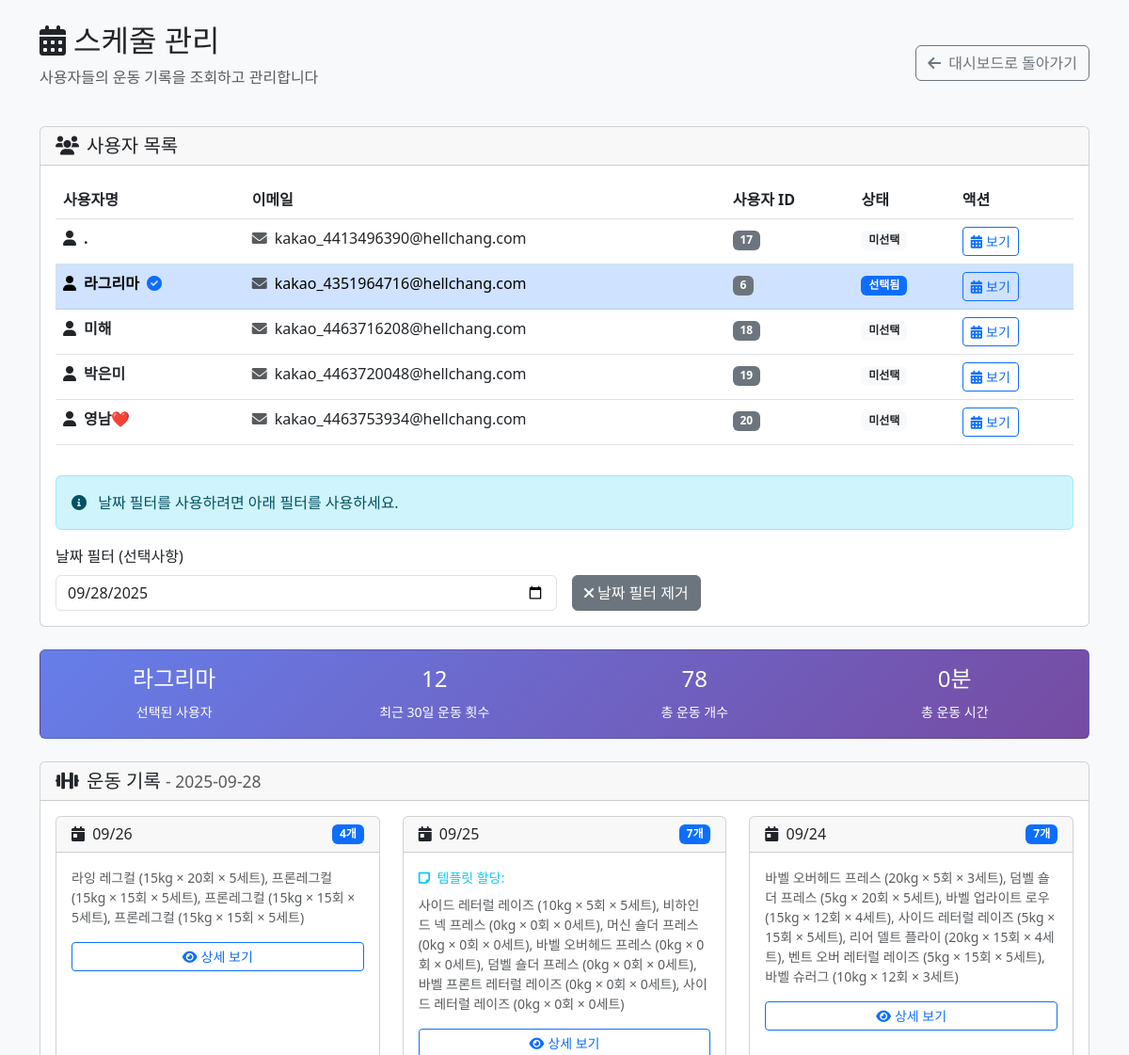
The app's page /admin/schedule_management.php?user_id=6 (signed in, upper part), older data.
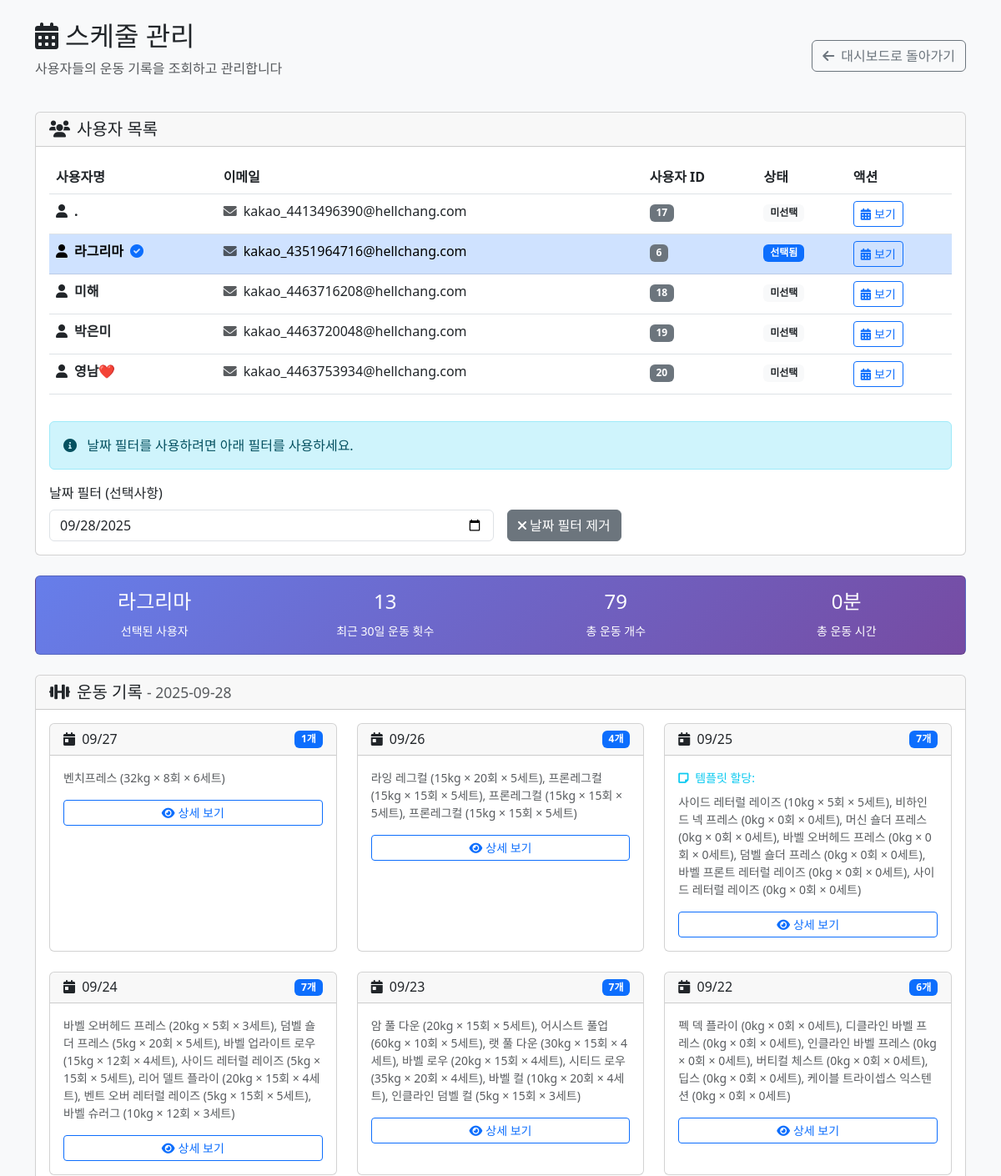
The same page, newer data.
### tables this page shows
CREATE TABLE IF NOT EXISTS `users` (
  `id` int(11) NOT NULL AUTO_INCREMENT,
  `kakao_id` bigint(20) DEFAULT NULL,
  `username` varchar(100) NOT NULL,
  `email` varchar(255) DEFAULT NULL,
  `profile_image` varchar(500) DEFAULT NULL,
  `created_at` timestamp NULL DEFAULT current_timestamp(),
  `updated_at` timestamp NULL DEFAULT current_timestamp() ON UPDATE current_timestamp(),
  `is_active` tinyint(1) NOT NULL DEFAULT 1,
  `password` varchar(255) DEFAULT NULL,
  PRIMARY KEY (`id`) USING BTREE,
  UNIQUE KEY `email` (`email`) USING BTREE,
  UNIQUE KEY `kakao_id` (`kakao_id`) USING BTREE,
  KEY `idx_users_kakao_id` (`kakao_id`) USING BTREE
);

CREATE TABLE IF NOT EXISTS `m_workout_session` (
  `session_id` bigint(20) NOT NULL AUTO_INCREMENT,
  `user_id` bigint(20) NOT NULL,
  `workout_date` date NOT NULL,
  `note` varchar(255) DEFAULT NULL,
  `duration` decimal(6,2) DEFAULT NULL COMMENT '운동 시간(분)',
  `start_time` datetime DEFAULT NULL COMMENT '운동 시작시간',
  `end_time` datetime DEFAULT NULL COMMENT '운동 종료시간',
  PRIMARY KEY (`session_id`)
);

### admin/schedule_management.php (the view, shortened to what this page needs)
<?php
$pdo = getDB();
$stmt = $pdo->prepare('SELECT id, username, email FROM users WHERE is_active = 1 ORDER BY username ASC');
$stmt->execute();
$users = $stmt->fetchAll(PDO::FETCH_ASSOC);
$selected_user_id = isset($_GET['user_id']) ? (int)$_GET['user_id'] : null;
$selected_date = isset($_GET['date']) ? $_GET['date'] : date('Y-m-d');
$workoutSessions = [];
$selectedUser = null;
if ($selected_user_id) {
    $stmt = $pdo->prepare('SELECT id, username, email FROM users WHERE id = ?');
    $stmt->execute([$selected_user_id]);
    $selectedUser = $stmt->fetch(PDO::FETCH_ASSOC);
    $stmt = $pdo->prepare('
        SELECT
            ws.session_id,
            ws.workout_date,
            ws.note,
            ws.duration,
            ws.start_time,
            ws.end_time,
            COUNT(we.wx_id) as exercise_count,
            GROUP_CONCAT(
                CONCAT(
                    COALESCE(e.name_kr, we.original_exercise_name, "알 수 없음"),
                    " (", CAST(COALESCE(we.weight, 0) AS UNSIGNED), "kg × ", COALESCE(we.reps, 0), "회 × ", COALESCE(we.sets, 0), "세트)"
                )
                ORDER BY we.order_no SEPARATOR ", "
            ) as exercise_summary
        FROM m_workout_session ws
        LEFT JOIN m_workout_exercise we ON ws.session_id = we.session_id
        LEFT JOIN m_exercise e ON we.ex_id = e.ex_id
        WHERE ws.user_id = ?
        AND ws.workout_date >= DATE_SUB(CURDATE(), INTERVAL 30 DAY)
        GROUP BY ws.session_id, ws.workout_date, ws.note, ws.duration, ws.start_time, ws.end_time
        ORDER BY ws.workout_date DESC, ws.session_id DESC
    ');
    $stmt->execute([$selected_user_id]);
    $workoutSessions = $stmt->fetchAll(PDO::FETCH_ASSOC);
}
?>
<!DOCTYPE html>
<html lang="ko">
<head>
    <link href="https://cdn.jsdelivr.net/npm/bootstrap@5.3.0/dist/css/bootstrap.min.css" rel="stylesheet">
    <link href="https://cdnjs.cloudflare.com/ajax/libs/font-awesome/6.0.0/css/all.min.css" rel="stylesheet">
</head>
<body class="bg-light">
    <div class="container mt-4">
        <div class="row mb-4">
            <div class="col">
                <div class="d-flex justify-content-between align-items-center">
                    <div>
                        <h2><i class="fas fa-calendar-alt me-2"></i>스케줄 관리</h2>
                        <p class="text-muted">사용자들의 운동 기록을 조회하고 관리합니다</p>
                    </div>
                    <a href="dashboard.php" class="btn btn-outline-secondary">
                        <i class="fas fa-arrow-left me-2"></i>대시보드로 돌아가기
                    </a>
                </div>
            </div>
        </div>
        <div class="row mb-4">
            <div class="col">
                <div class="card">
                    <div class="card-header">
                        <h5 class="mb-0"><i class="fas fa-users me-2"></i>사용자 목록</h5>
                    </div>
                    <div class="card-body">
                        <div class="table-responsive">
                            <table class="table table-hover">
                                <thead>
                                    <tr>
                                        <th>사용자명</th>
                                        <th>이메일</th>
                                        <th>사용자 ID</th>
                                        <th>상태</th>
                                        <th>액션</th>
                                    </tr>
                                </thead>
                                <tbody>
                                    <?php foreach ($users as $user): ?>
                                    <tr class="<?= $selected_user_id == $user['id'] ? 'table-primary' : '' ?>"
                                        style="cursor: pointer;"
                                        onclick="selectUser(<?= $user['id'] ?>)">
                                        <td>
                                            <div class="d-flex align-items-center">
                                                <i class="fas fa-user me-2"></i>
                                                <strong><?= htmlspecialchars($user['username']) ?></strong>
                                                <?php if ($selected_user_id == $user['id']): ?>
                                                <i class="fas fa-check-circle text-primary ms-2"></i>
                                                <?php endif; ?>
                                            </div>
                                        </td>
                                        <td>
                                            <?php if ($user['email']): ?>
                                            <i class="fas fa-envelope me-1 text-muted"></i>
                                            <?= htmlspecialchars($user['email']) ?>
                                            <?php else: ?>
                                            <span class="text-muted">-</span>
                                            <?php endif; ?>
                                        </td>
                                        <td>
                                            <span class="badge bg-secondary"><?= $user['id'] ?></span>
                                        </td>
                                        <td>
                                            <?php if ($selected_user_id == $user['id']): ?>
                                            <span class="badge bg-primary">선택됨</span>
                                            <?php else: ?>
                                            <span class="badge bg-light text-dark">미선택</span>
                                            <?php endif; ?>
                                        </td>
                                        <td>
                                            <button class="btn btn-outline-primary btn-sm"
                                                    onclick="event.stopPropagation(); viewUserSchedule(<?= $user['id'] ?>)">
                                                <i class="fas fa-calendar-alt me-1"></i>보기
                                            </button>
                                        </td>
                                    </tr>
                                    <?php endforeach; ?>
                                </tbody>
                            </table>
                        </div>
                        <?php if ($selected_user_id): ?>
                        <div class="mt-3">
                            <div class="alert alert-info">
                                <i class="fas fa-info-circle me-2"></i>
                                날짜 필터를 사용하려면 아래 필터를 사용하세요.
                            </div>
                            <form method="get" class="row g-3">
                                <div class="col-md-6">
                                    <label for="date" class="form-label">날짜 필터 (선택사항)</label>
                                    <input type="date" class="form-control" id="date" name="date"
                                           value="<?= $selected_date ?>" onchange="this.form.submit()">
                                </div>
                                <div class="col-md-6">
                                    <label class="form-label">&nbsp;</label>
                                    <div>
                                        <button type="button" class="btn btn-secondary" onclick="clearDateFilter()">
                                            <i class="fas fa-times me-1"></i>날짜 필터 제거
                                        </button>
                                    </div>
                                </div>
                            </form>
                        </div>
                        <?php endif; ?>
                    </div>
                </div>
            </div>
        </div>
        <?php if ($selectedUser): ?>
        <div class="row mb-4">
            <div class="col">
                <div class="card stats-card">
                    <div class="card-body">
                        <div class="row text-center">
                            <div class="col-md-3">
                                <h4><?= htmlspecialchars($selectedUser['username']) ?></h4>
                                <small>선택된 사용자</small>
                            </div>
                            <div class="col-md-3">
                                <h4><?= count($workoutSessions) ?></h4>
                                <small>최근 30일 운동 횟수</small>
                            </div>
                            <div class="col-md-3">
                                <h4>
                                    <?php
                                    $totalExercises = 0;
                                    foreach ($workoutSessions as $session) {
                                        $totalExercises += $session['exercise_count'];
                                    }
                                    echo $totalExercises;
                                    ?>
                                </h4>
                                <small>총 운동 개수</small>
                            </div>
                            <div class="col-md-3">
                                <h4>
                                    <?php
                                    $totalDuration = 0;
                                    foreach ($workoutSessions as $session) {
                                        $totalDuration += $session['duration'] ?: 0;
                                    }
                                    echo round($totalDuration) . '분';
                                    ?>
                                </h4>
                                <small>총 운동 시간</small>
                            </div>
                        </div>
                    </div>
                </div>
            </div>
        </div>
        <div class="row">
            <div class="col">
                <div class="card">
                    <div class="card-header">
                        <h5 class="mb-0">
                            <i class="fas fa-dumbbell me-2"></i>운동 기록
                            <?php if ($selected_date): ?>
                            <small class="text-muted">- <?= $selected_date ?></small>
                            <?php endif; ?>
                        </h5>
                    </div>
                    <div class="card-body">
                        <?php if (empty($workoutSessions)): ?>
                        <div class="text-center py-5">
                            <i class="fas fa-calendar-times fa-3x text-muted mb-3"></i>
                            <h5 class="text-muted">운동 기록이 없습니다</h5>
                            <p class="text-muted">이 사용자는 아직 운동을 기록하지 않았습니다.</p>
                        </div>
                        <?php else: ?>
                        <div class="row">
                            <?php foreach ($workoutSessions as $session): ?>
                            <div class="col-md-6 col-lg-4 mb-4">
                                <div class="card session-card h-100">
                                    <div class="card-header">
                                        <div class="d-flex justify-content-between align-items-center">
                                            <h6 class="mb-0">
                                                <i class="fas fa-calendar-day me-1"></i>
                                                <?= date('m/d', strtotime($session['workout_date'])) ?>
                                            </h6>
                                            <span class="badge bg-primary"><?= $session['exercise_count'] ?>개</span>
                                        </div>
                                    </div>
                                    <div class="card-body">
                                        <?php if ($session['note']): ?>
                                        <p class="text-info small mb-2">
                                            <i class="fas fa-sticky-note me-1"></i>
                                            <?= htmlspecialchars($session['note']) ?>
                                        </p>
                                        <?php endif; ?>
                                        <p class="text-muted small mb-3">
                                            <?= htmlspecialchars($session['exercise_summary']) ?>
                                        </p>
                                        <div class="d-grid">
                                            <button class="btn btn-outline-primary btn-sm"
                                                    onclick="viewSessionDetails(<?= $session['session_id'] ?>)">
                                                <i class="fas fa-eye me-1"></i>상세 보기
                                            </button>
                                        </div>
                                    </div>
                                </div>
                            </div>
                            <?php endforeach; ?>
                        </div>
                        <?php endif; ?>
                    </div>
                </div>
            </div>
        </div>
        <?php endif; ?>
    </div>
</body>
</html>

### admin/schedule_management.php (style rules this page uses)
.session-card { transition: all 0.3s ease; }
.stats-card { background: linear-gradient(135deg, #667eea 0%, #764ba2 100%); color: white; }

Row changes from the older to the newer data that the page shows:
added m_workout_session: workout_date "09/27", exercise_count "1", exercise_summary "벤치프레스 (32kg × 8회 × 6세트)"
now on this page (row unchanged): m_workout_session: workout_date "09/23", exercise_count "7", exercise_summary "암 풀 다운 (20kg × 15회 × 5세트), 어시스트 풀업 (60kg × 10회 × 5세트), 랫 풀 다운 (30kg × 15회 × 4세트), 바벨 로우 (20kg × 15회 × 4세트), 시티드 로우 (35kg × 20회 × 4세트), 바벨 컬 (10kg × 20회 × 4세트), 인클라인 덤벨 컬 (5kg × 15회 × 3세트)"
now on this page (row unchanged): m_workout_session: workout_date "09/22", exercise_count "6", exercise_summary "펙 덱 플라이 (0kg × 0회 × 0세트), 디클라인 바벨 프레스 (0kg × 0회 × 0세트), 인클라인 바벨 프레스 (0kg × 0회 × 0세트), 버티컬 체스트 (0kg × 0회 × 0세트), 딥스 (0kg × 0회 × 0세트), 케이블 트라이셉스 익스텐션 (0kg × 0회 × 0세트)"
Text that changed along with them:
count($workoutSessions): "12" → "13"
$totalExercises: "78" → "79"
